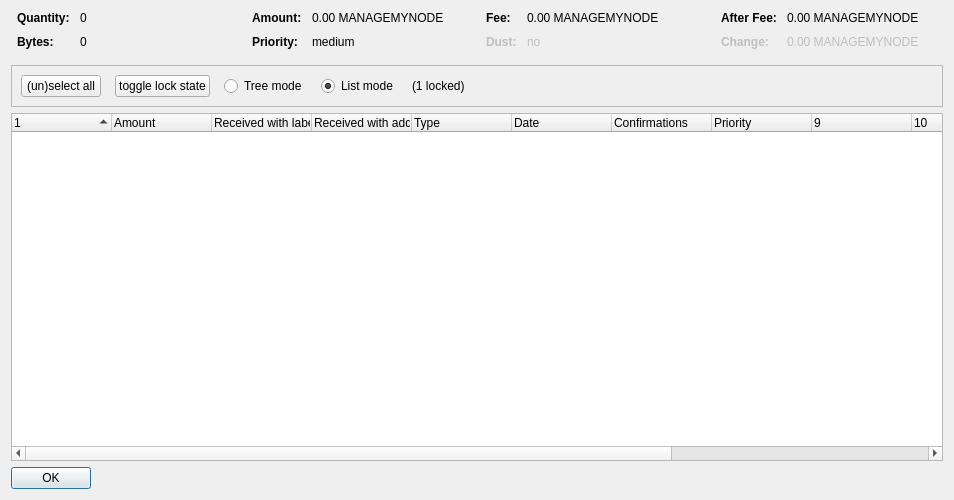
<?xml version="1.0" encoding="UTF-8"?>
<ui version="4.0">
 <class>CoinControlDialog</class>
 <widget class="QDialog" name="CoinControlDialog">
  <property name="geometry">
   <rect>
    <x>0</x>
    <y>0</y>
    <width>954</width>
    <height>500</height>
   </rect>
  </property>
  <property name="windowTitle">
   <string>Coin Selection</string>
  </property>
  <layout class="QVBoxLayout" name="verticalLayout">
   <item>
    <layout class="QHBoxLayout" name="horizontalLayoutTop" stretch="0,0,0,0">
     <property name="topMargin">
      <number>0</number>
     </property>
     <property name="bottomMargin">
      <number>10</number>
     </property>
     <item>
      <layout class="QFormLayout" name="formLayoutCoinControl1">
       <property name="horizontalSpacing">
        <number>10</number>
       </property>
       <property name="verticalSpacing">
        <number>10</number>
       </property>
       <property name="leftMargin">
        <number>6</number>
       </property>
       <property name="rightMargin">
        <number>6</number>
       </property>
       <item row="0" column="0">
        <widget class="QLabel" name="labelCoinControlQuantityText">
         <property name="font">
          <font>
           <weight>75</weight>
           <bold>true</bold>
          </font>
         </property>
         <property name="text">
          <string>Quantity:</string>
         </property>
        </widget>
       </item>
       <item row="0" column="1">
        <widget class="QLabel" name="labelCoinControlQuantity">
         <property name="cursor">
          <cursorShape>IBeamCursor</cursorShape>
         </property>
         <property name="contextMenuPolicy">
          <enum>Qt::ActionsContextMenu</enum>
         </property>
         <property name="text">
          <string notr="true">0</string>
         </property>
         <property name="textInteractionFlags">
          <set>Qt::LinksAccessibleByMouse|Qt::TextSelectableByKeyboard|Qt::TextSelectableByMouse</set>
         </property>
        </widget>
       </item>
       <item row="1" column="0">
        <widget class="QLabel" name="labelCoinControlBytesText">
         <property name="font">
          <font>
           <weight>75</weight>
           <bold>true</bold>
          </font>
         </property>
         <property name="text">
          <string>Bytes:</string>
         </property>
        </widget>
       </item>
       <item row="1" column="1">
        <widget class="QLabel" name="labelCoinControlBytes">
         <property name="cursor">
          <cursorShape>IBeamCursor</cursorShape>
         </property>
         <property name="contextMenuPolicy">
          <enum>Qt::ActionsContextMenu</enum>
         </property>
         <property name="text">
          <string notr="true">0</string>
         </property>
         <property name="textInteractionFlags">
          <set>Qt::LinksAccessibleByMouse|Qt::TextSelectableByKeyboard|Qt::TextSelectableByMouse</set>
         </property>
        </widget>
       </item>
      </layout>
     </item>
     <item>
      <layout class="QFormLayout" name="formLayoutCoinControl2">
       <property name="horizontalSpacing">
        <number>10</number>
       </property>
       <property name="verticalSpacing">
        <number>10</number>
       </property>
       <property name="leftMargin">
        <number>6</number>
       </property>
       <property name="rightMargin">
        <number>6</number>
       </property>
       <item row="0" column="0">
        <widget class="QLabel" name="labelCoinControlAmountText">
         <property name="font">
          <font>
           <weight>75</weight>
           <bold>true</bold>
          </font>
         </property>
         <property name="text">
          <string>Amount:</string>
         </property>
        </widget>
       </item>
       <item row="0" column="1">
        <widget class="QLabel" name="labelCoinControlAmount">
         <property name="cursor">
          <cursorShape>IBeamCursor</cursorShape>
         </property>
         <property name="contextMenuPolicy">
          <enum>Qt::ActionsContextMenu</enum>
         </property>
         <property name="text">
          <string notr="true">0.00 MANAGEMYNODE</string>
         </property>
         <property name="textInteractionFlags">
          <set>Qt::LinksAccessibleByMouse|Qt::TextSelectableByKeyboard|Qt::TextSelectableByMouse</set>
         </property>
        </widget>
       </item>
       <item row="1" column="0">
        <widget class="QLabel" name="labelCoinControlPriorityText">
         <property name="font">
          <font>
           <weight>75</weight>
           <bold>true</bold>
          </font>
         </property>
         <property name="text">
          <string>Priority:</string>
         </property>
        </widget>
       </item>
       <item row="1" column="1">
        <widget class="QLabel" name="labelCoinControlPriority">
         <property name="cursor">
          <cursorShape>IBeamCursor</cursorShape>
         </property>
         <property name="contextMenuPolicy">
          <enum>Qt::ActionsContextMenu</enum>
         </property>
         <property name="text">
          <string>medium</string>
         </property>
         <property name="textInteractionFlags">
          <set>Qt::LinksAccessibleByMouse|Qt::TextSelectableByKeyboard|Qt::TextSelectableByMouse</set>
         </property>
        </widget>
       </item>
      </layout>
     </item>
     <item>
      <layout class="QFormLayout" name="formLayoutCoinControl3">
       <property name="horizontalSpacing">
        <number>10</number>
       </property>
       <property name="verticalSpacing">
        <number>10</number>
       </property>
       <property name="leftMargin">
        <number>6</number>
       </property>
       <property name="rightMargin">
        <number>6</number>
       </property>
       <item row="0" column="0">
        <widget class="QLabel" name="labelCoinControlFeeText">
         <property name="font">
          <font>
           <weight>75</weight>
           <bold>true</bold>
          </font>
         </property>
         <property name="text">
          <string>Fee:</string>
         </property>
        </widget>
       </item>
       <item row="0" column="1">
        <widget class="QLabel" name="labelCoinControlFee">
         <property name="cursor">
          <cursorShape>IBeamCursor</cursorShape>
         </property>
         <property name="contextMenuPolicy">
          <enum>Qt::ActionsContextMenu</enum>
         </property>
         <property name="text">
          <string notr="true">0.00 MANAGEMYNODE</string>
         </property>
         <property name="textInteractionFlags">
          <set>Qt::LinksAccessibleByMouse|Qt::TextSelectableByKeyboard|Qt::TextSelectableByMouse</set>
         </property>
        </widget>
       </item>
       <item row="1" column="0">
        <widget class="QLabel" name="labelCoinControlLowOutputText">
         <property name="enabled">
          <bool>false</bool>
         </property>
         <property name="font">
          <font>
           <weight>75</weight>
           <bold>true</bold>
          </font>
         </property>
         <property name="text">
          <string>Dust:</string>
         </property>
        </widget>
       </item>
       <item row="1" column="1">
        <widget class="QLabel" name="labelCoinControlLowOutput">
         <property name="enabled">
          <bool>false</bool>
         </property>
         <property name="cursor">
          <cursorShape>IBeamCursor</cursorShape>
         </property>
         <property name="contextMenuPolicy">
          <enum>Qt::ActionsContextMenu</enum>
         </property>
         <property name="text">
          <string>no</string>
         </property>
         <property name="textInteractionFlags">
          <set>Qt::LinksAccessibleByMouse|Qt::TextSelectableByKeyboard|Qt::TextSelectableByMouse</set>
         </property>
        </widget>
       </item>
      </layout>
     </item>
     <item>
      <layout class="QFormLayout" name="formLayoutCoinControl4">
       <property name="horizontalSpacing">
        <number>10</number>
       </property>
       <property name="verticalSpacing">
        <number>10</number>
       </property>
       <property name="leftMargin">
        <number>6</number>
       </property>
       <property name="rightMargin">
        <number>6</number>
       </property>
       <item row="0" column="0">
        <widget class="QLabel" name="labelCoinControlAfterFeeText">
         <property name="font">
          <font>
           <weight>75</weight>
           <bold>true</bold>
          </font>
         </property>
         <property name="text">
          <string>After Fee:</string>
         </property>
        </widget>
       </item>
       <item row="0" column="1">
        <widget class="QLabel" name="labelCoinControlAfterFee">
         <property name="cursor">
          <cursorShape>IBeamCursor</cursorShape>
         </property>
         <property name="contextMenuPolicy">
          <enum>Qt::ActionsContextMenu</enum>
         </property>
         <property name="text">
          <string notr="true">0.00 MANAGEMYNODE</string>
         </property>
         <property name="textInteractionFlags">
          <set>Qt::LinksAccessibleByMouse|Qt::TextSelectableByKeyboard|Qt::TextSelectableByMouse</set>
         </property>
        </widget>
       </item>
       <item row="1" column="0">
        <widget class="QLabel" name="labelCoinControlChangeText">
         <property name="enabled">
          <bool>false</bool>
         </property>
         <property name="font">
          <font>
           <weight>75</weight>
           <bold>true</bold>
          </font>
         </property>
         <property name="text">
          <string>Change:</string>
         </property>
        </widget>
       </item>
       <item row="1" column="1">
        <widget class="QLabel" name="labelCoinControlChange">
         <property name="enabled">
          <bool>false</bool>
         </property>
         <property name="cursor">
          <cursorShape>IBeamCursor</cursorShape>
         </property>
         <property name="contextMenuPolicy">
          <enum>Qt::ActionsContextMenu</enum>
         </property>
         <property name="text">
          <string notr="true">0.00 MANAGEMYNODE</string>
         </property>
         <property name="textInteractionFlags">
          <set>Qt::LinksAccessibleByMouse|Qt::TextSelectableByKeyboard|Qt::TextSelectableByMouse</set>
         </property>
        </widget>
       </item>
      </layout>
     </item>
    </layout>
   </item>
   <item>
    <widget class="QFrame" name="frame">
     <property name="minimumSize">
      <size>
       <width>0</width>
       <height>40</height>
      </size>
     </property>
     <property name="frameShape">
      <enum>QFrame::StyledPanel</enum>
     </property>
     <property name="frameShadow">
      <enum>QFrame::Sunken</enum>
     </property>
     <layout class="QHBoxLayout" name="horizontalLayout">
      <item>
       <layout class="QHBoxLayout" name="horizontalLayoutPanel" stretch="0,0,0,0,0,0">
        <property name="spacing">
         <number>14</number>
        </property>
        <item>
         <widget class="QPushButton" name="pushButtonSelectAll">
          <property name="sizePolicy">
           <sizepolicy hsizetype="Maximum" vsizetype="Fixed">
            <horstretch>0</horstretch>
            <verstretch>0</verstretch>
           </sizepolicy>
          </property>
          <property name="text">
           <string>(un)select all</string>
          </property>
          <property name="autoDefault">
           <bool>false</bool>
          </property>
         </widget>
        </item>
        <item>
         <widget class="QPushButton" name="pushButtonToggleLock">
          <property name="sizePolicy">
           <sizepolicy hsizetype="Maximum" vsizetype="Fixed">
            <horstretch>0</horstretch>
            <verstretch>0</verstretch>
           </sizepolicy>
          </property>
          <property name="text">
           <string>toggle lock state</string>
          </property>
          <property name="autoDefault">
           <bool>false</bool>
          </property>
         </widget>
        </item>
        <item>
         <widget class="QRadioButton" name="radioTreeMode">
          <property name="sizePolicy">
           <sizepolicy hsizetype="Maximum" vsizetype="Fixed">
            <horstretch>0</horstretch>
            <verstretch>0</verstretch>
           </sizepolicy>
          </property>
          <property name="text">
           <string>Tree mode</string>
          </property>
         </widget>
        </item>
        <item>
         <widget class="QRadioButton" name="radioListMode">
          <property name="sizePolicy">
           <sizepolicy hsizetype="Maximum" vsizetype="Fixed">
            <horstretch>0</horstretch>
            <verstretch>0</verstretch>
           </sizepolicy>
          </property>
          <property name="text">
           <string>List mode</string>
          </property>
          <property name="checked">
           <bool>true</bool>
          </property>
         </widget>
        </item>
        <item>
         <widget class="QLabel" name="labelLocked">
          <property name="text">
           <string>(1 locked)</string>
          </property>
         </widget>
        </item>
        <item>
         <spacer name="horizontalSpacer">
          <property name="orientation">
           <enum>Qt::Horizontal</enum>
          </property>
          <property name="sizeHint" stdset="0">
           <size>
            <width>40</width>
            <height>20</height>
           </size>
          </property>
         </spacer>
        </item>
       </layout>
      </item>
     </layout>
    </widget>
   </item>
   <item>
    <widget class="CoinControlTreeWidget" name="treeWidget">
     <property name="contextMenuPolicy">
      <enum>Qt::CustomContextMenu</enum>
     </property>
     <property name="sortingEnabled">
      <bool>false</bool>
     </property>
     <property name="columnCount">
      <number>13</number>
     </property>
     <attribute name="headerShowSortIndicator" stdset="0">
      <bool>true</bool>
     </attribute>
     <attribute name="headerStretchLastSection">
      <bool>false</bool>
     </attribute>
     <column>
      <property name="text">
       <string/>
      </property>
     </column>
     <column>
      <property name="text">
       <string>Amount</string>
      </property>
     </column>
     <column>
      <property name="text">
       <string>Received with label</string>
      </property>
     </column>
     <column>
      <property name="text">
       <string>Received with address</string>
      </property>
     </column>
     <column>
      <property name="text">
	<string>Type</string>
      </property>
     </column>
     <column>
      <property name="text">	 
       <string>Date</string>
      </property>
     </column>
     <column>
      <property name="text">
       <string>Confirmations</string>
      </property>
      <property name="toolTip">
       <string>Confirmed</string>
      </property>
     </column>
     <column>
      <property name="text">
       <string>Priority</string>
      </property>
     </column>
     <column>
      <property name="text">
       <string/>
      </property>
     </column>
     <column>
      <property name="text">
       <string/>
      </property>
     </column>
     <column>
      <property name="text">
       <string/>
      </property>
     </column>
     <column>
      <property name="text">
       <string/>
      </property>
     </column>
     <column>
      <property name="text">
       <string/>
      </property>
     </column>
    </widget>
   </item>
   <item>
    <widget class="QDialogButtonBox" name="buttonBox">
     <property name="sizePolicy">
      <sizepolicy hsizetype="Maximum" vsizetype="Fixed">
       <horstretch>0</horstretch>
       <verstretch>0</verstretch>
      </sizepolicy>
     </property>
     <property name="orientation">
      <enum>Qt::Horizontal</enum>
     </property>
     <property name="standardButtons">
      <set>QDialogButtonBox::Ok</set>
     </property>
    </widget>
   </item>
  </layout>
 </widget>
 <customwidgets>
  <customwidget>
   <class>CoinControlTreeWidget</class>
   <extends>QTreeWidget</extends>
   <header>coincontroltreewidget.h</header>
  </customwidget>
 </customwidgets>
 <resources/>
 <connections/>
</ui>
